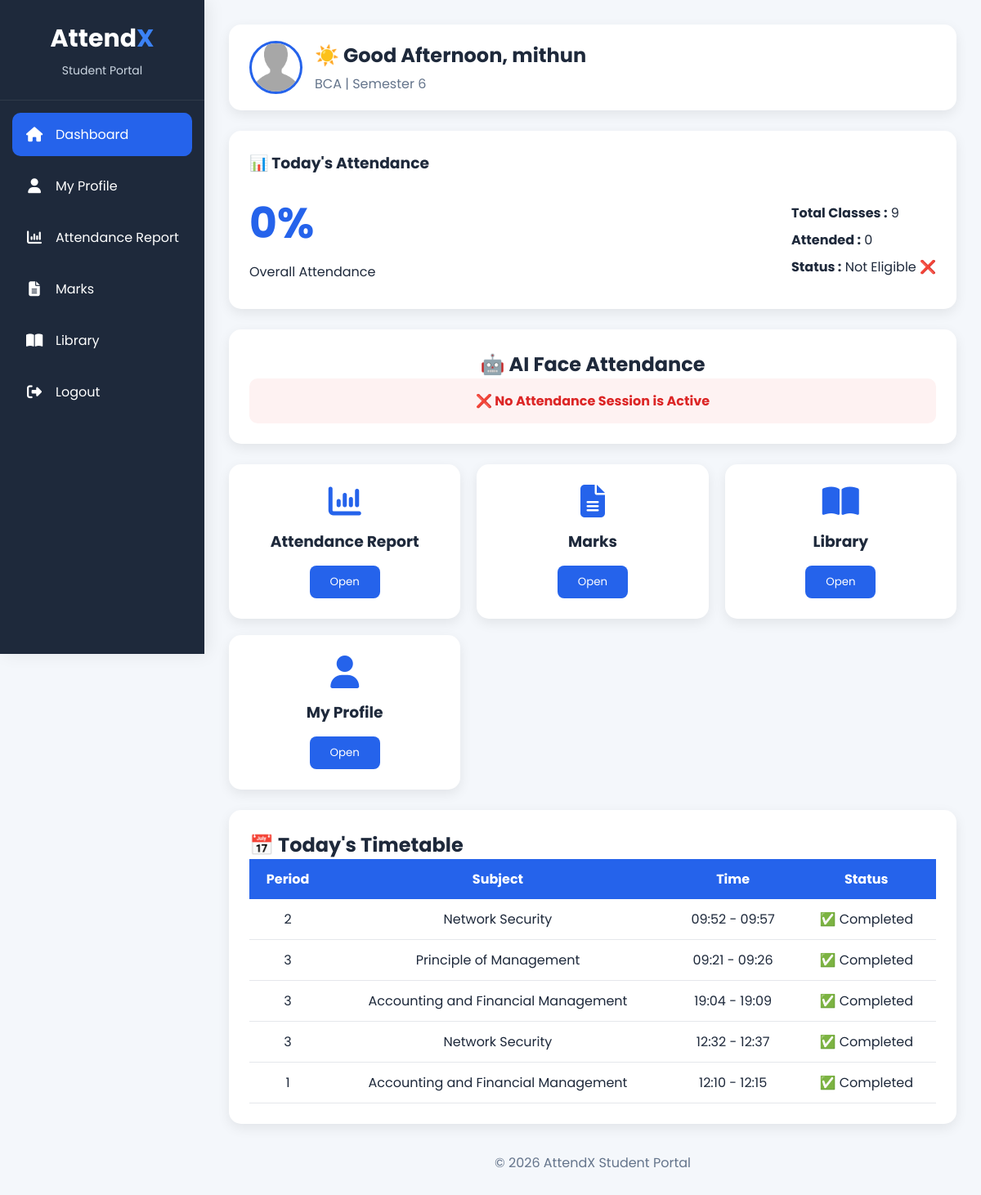
/student_dashboard/ (signed in), run on an earlier commit of the app's database.
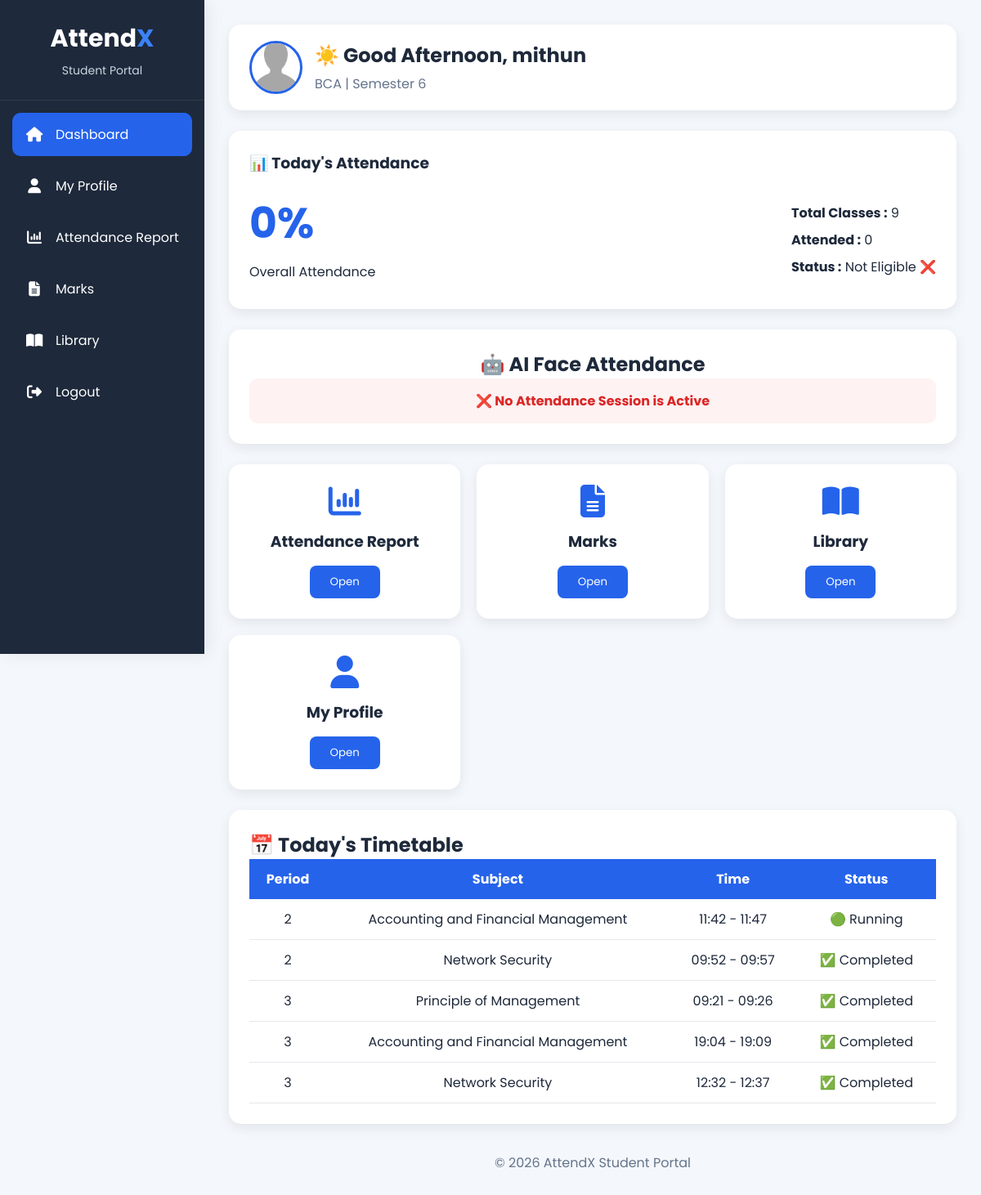
And on a later commit of the database.
### accounts/models.py (models this page shows, shortened)
class Student(models.Model):
    user = models.OneToOneField(User, on_delete=models.CASCADE)
    student_master = models.ForeignKey(StudentMaster, on_delete=models.CASCADE)
    full_name = models.CharField(max_length=100)
    university_roll_number = models.CharField(max_length=12, blank=True, null=True)
    registration_number = models.CharField(max_length=13, blank=True, null=True)
    class_roll_number = models.PositiveIntegerField()
    date_of_birth = models.DateField()
    semester = models.PositiveSmallIntegerField()
    session = models.CharField(max_length=20)
    gender = models.CharField(max_length=10)
    email = models.EmailField(unique=True)
    mobile = models.CharField(max_length=10)
    address = models.TextField(blank=True, null=True)
    profile_photo = models.ImageField(
    upload_to="profile_photos/",
    blank=True,
    null=True
)

class AttendanceSession(models.Model):
    teacher = models.ForeignKey(
        Teacher,
        on_delete=models.CASCADE
    )
    semester = models.PositiveSmallIntegerField()
    subject = models.CharField(max_length=100)
    period = models.CharField(max_length=20)
    start_time = models.DateTimeField(auto_now_add=True)
    end_time = models.DateTimeField()
    active = models.BooleanField(default=True)
    duration = models.PositiveIntegerField(default=5)

### accounts/views.py (the view)
# urls.py: path('student_dashboard/', views.student_dashboard, name='student_dashboard'),
@login_required
def student_dashboard(request):
    student = Student.objects.get(user=request.user)
    active_session = AttendanceSession.objects.filter(
        semester=student.semester,
        end_time__gt=timezone.now()
    ).order_by("-start_time").first()
    schedules = AttendanceSession.objects.filter(
        semester=student.semester
    ).order_by("-start_time")[:5]
    total_classes = FaceAttendance.objects.filter(
        student=student
    ).count()
    present_classes = FaceAttendance.objects.filter(
        student=student,
        status="Present"
    ).count()
    if total_classes > 0:
        attendance_percentage = round(
            (present_classes / total_classes) * 100
        )
    else:
        attendance_percentage = 0
    context = {
        "student": student,
        "active_session": active_session,
        "schedules": schedules,
        "total_classes": total_classes,
        "present_classes": present_classes,
        "attendance_percentage": attendance_percentage,
        "now": timezone.now(),
    }
    return render(
        request,
        "student_dashboard.html",
        context
    )

### templates/student_dashboard.html (shortened to what this page needs)
{% load static %}
<!DOCTYPE html>
<html lang="en">
<head>
    <link rel="stylesheet" href="{% static 'assets/css/student_dashboard.css' %}">
    <link rel="stylesheet"
        href="https://cdnjs.cloudflare.com/ajax/libs/font-awesome/6.5.2/css/all.min.css">
</head>
<body>
<div class="sidebar" id="sidebar">
    <div class="logo">
        <h2>Attend<span>X</span></h2>
        <p>Student Portal</p>
    </div>
    <ul>
        <li class="active">
            <i class="fa-solid fa-house"></i>
            <span>Dashboard</span>
        </li>
        <li onclick="window.location.href='/profile/'">
            <i class="fa-solid fa-user"></i>
            <span>My Profile</span>
        </li>
        <li onclick="window.location.href='{% url 'attendance' %}'">
            <i class="fa-solid fa-chart-column"></i>
            <span>Attendance Report</span>
        </li>
        <li onclick="window.location.href='/marks/'">
            <i class="fa-solid fa-file-lines"></i>
            <span>Marks</span>
        </li>
        <li onclick="window.location.href='/library/'">
            <i class="fa-solid fa-book-open"></i>
            <span>Library</span>
        </li>
        <li onclick="window.location.href='/login/'">
            <i class="fa-solid fa-right-from-bracket"></i>
            <span>Logout</span>
        </li>
    </ul>
</div>
<div class="main">
<div class="topbar">
    <div class="student-info">
        {% if student.profile_photo %}
            <img src="{{ student.profile_photo.url }}" alt="Student">
        {% else %}
            <img src="{% static 'assets/images/Defaultpic.png' %}" alt="Student">
        {% endif %}
        <div>
            <h2 id="greeting">
            </h2>
            <p>BCA | Semester {{ student.semester }}</p>
        </div>
    </div>
</div>
<div class="attendance-box">
    <h3>📊 Today's Attendance</h3>
    <div class="attendance-details">
        <div>
            <h1>{{ attendance_percentage }}%</h1>
            <p>Overall Attendance</p>
        </div>
        <div>
            <p><b>Total Classes :</b> {{ total_classes }}</p>
            <p><b>Attended :</b> {{ present_classes }}</p>
            {% if attendance_percentage >= 75 %}
                <p><b>Status :</b> Eligible ✅</p>
            {% else %}
                <p><b>Status :</b> Not Eligible ❌</p>
            {% endif %}
        </div>
    </div>
</div>
<div class="face-box">
    <h2>🤖 AI Face Attendance</h2>
    {% if active_session %}
    <div id="sessionTimer" style="
        background:#fee2e2;
        color:#b91c1c;
        padding:12px;
        margin:15px 0;
        border-radius:10px;
        text-align:center;
        font-size:18px;
        font-weight:bold;
    ">
        ⏳ Time Left :
        <span id="timer"></span>
    </div>
    <p><b>Semester :</b> {{ active_session.semester }}</p>
    <p><b>Subject :</b> {{ active_session.subject }}</p>
    <p><b>Period :</b> {{ active_session.period }}</p>
    <div class="camera-box">
        <div class="camera-circle">
            <video
                id="video"
                autoplay
                playsinline>
            </video>
        </div>
        <p class="camera-text">
            😊 Place your face inside the circle
        </p>
    </div>
    <button
        type="button"
        id="captureBtn"
        class="capture-btn">
        📷 Capture Face
    </button>
    <canvas
        id="canvas"
        style="display:none;">
    </canvas>
    <form
        id="attendanceForm"
        method="POST"
        action="{% url 'face_attendance' %}">
        {% csrf_token %}
        <input
            type="hidden"
            name="session_id"
            value="{{ active_session.id }}">
        <input
            type="hidden"
            name="image"
            id="image">
        <button
            type="submit"
            class="scan-btn">
            🤖 Verify & Mark Attendance
        </button>
    </form>
    {% else %}
    <div style="
        background:#fef2f2;
        color:#dc2626;
        padding:15px;
        border-radius:10px;
        text-align:center;
        font-weight:bold;
    ">
        ❌ No Attendance Session is Active
    </div>
    {% endif %}
</div>
<div class="quick-grid">
    <div class="quick-card">
        <i class="fa-solid fa-chart-column"></i>
        <h3>Attendance Report</h3>
        <button
            onclick="window.location.href='{% url 'attendance' %}'">
            Open
        </button>
    </div>
    <div class="quick-card">
        <i class="fa-solid fa-file-lines"></i>
        <h3>Marks</h3>
        <button
            onclick="window.location.href='/marks/'">
            Open
        </button>
    </div>
    <div class="quick-card">
        <i class="fa-solid fa-book-open"></i>
        <h3>Library</h3>
        <button
            onclick="window.location.href='/library/'">
            Open
        </button>
    </div>
    <div class="quick-card">
        <i class="fa-solid fa-user"></i>
        <h3>My Profile</h3>
        <button
            onclick="window.location.href='/profile/'">
            Open
        </button>
    </div>
</div>
<div class="timetable">
    <h2>📅 Today's Timetable</h2>
    <table>
        <thead>
<tr>
    <th>Period</th>
    <th>Subject</th>
    <th>Time</th>
    <th>Status</th>
</tr>
</thead>
<tbody>
        {% for session in schedules %}
        <tr>
            <td>{{ session.period }}</td>
            <td>{{ session.subject }}</td>
            <td>
                {{ session.start_time|time:"H:i" }}
                -
                {{ session.end_time|time:"H:i" }}
            </td>
            <td>
                {% if session.active %}
                    🟢 Running
                {% elif session.end_time < now %}
                    ✅ Completed
                {% else %}
                    ⏳ Upcoming
                {% endif %}
            </td>
        </tr>
        {% empty %}
        <tr>
            <td colspan="4">
                No Schedule Available
            </td>
        </tr>
        {% endfor %}
        </tbody>
    </table>
</div>
<footer style="text-align:center;margin-top:35px;color:#64748b;">
    © 2026 AttendX Student Portal
</footer>
</div>
</body>
</html>

### static/assets/css/student_dashboard.css (style rules this page uses)
* { margin:0; padding:0; box-sizing:border-box; font-family:'Poppins',sans-serif; }
html { scroll-behavior:smooth; }
body { background:#f4f7fb; color:#1e293b; }
.sidebar { position: fixed; top: 0; left: 0; width:250px; height:100vh; background:#1e293b; color:#fff; overflow-y:auto; transition:.35s; z-index:1000; box-shadow:4px 0 20px rgba(0,0,0,.08); }
.logo { text-align:center; padding:25px 15px; border-bottom:1px solid rgba(255,255,255,.08); }
.logo h2 { font-size:30px; font-weight:700; }
.logo span { color:#3b82f6; }
.logo p { color:#cbd5e1; margin-top:6px; font-size:14px; }
.sidebar ul { list-style:none; padding:15px; }
.sidebar ul li { display:flex; align-items:center; gap:15px; padding:14px 16px; margin-bottom:10px; border-radius:10px; cursor:pointer; transition:.3s; }
.sidebar ul li.active { background:#2563eb; }
.sidebar ul li i { width:22px; text-align:center; font-size:18px; }
.main { margin-left:250px; padding:30px; }
.topbar { background:#fff; border-radius:15px; padding:20px 25px; display:flex; justify-content:space-between; align-items:center; box-shadow:0 5px 15px rgba(0,0,0,.08); margin-bottom:25px; }
.student-info { display:flex; align-items:center; gap:15px; }
.student-info img { width:65px; height:65px; border-radius:50%; object-fit:cover; border:3px solid #2563eb; }
.student-info h2 { font-size:24px; margin-bottom:5px; }
.student-info p { color:#64748b; }
.attendance-box { background:#fff; padding:25px; border-radius:15px; box-shadow:0 5px 15px rgba(0,0,0,.08); margin-bottom:25px; }
.attendance-box h3 { margin-bottom:20px; }
.attendance-details { display:flex; justify-content:space-between; align-items:center; flex-wrap:wrap; gap:20px; }
.attendance-details h1 { font-size:52px; color:#2563eb; }
.attendance-details p { margin:8px 0; }
.face-box { background:#fff; padding:25px; border-radius:15px; box-shadow:0 5px 15px rgba(0,0,0,.08); text-align:center; margin-bottom:25px; }
.quick-grid { display:grid; grid-template-columns:repeat(auto-fit,minmax(220px,1fr)); gap:20px; margin-bottom:25px; }
.quick-card { background:#fff; border-radius:15px; padding:25px; text-align:center; box-shadow:0 5px 15px rgba(0,0,0,.08); transition:.3s; }
.quick-card i { font-size:40px; color:#2563eb; margin-bottom:15px; }
.quick-card h3 { margin-bottom:15px; }
.quick-card button { padding:10px 25px; border:none; border-radius:8px; background:#2563eb; color:#fff; cursor:pointer; }
.timetable { background:#fff; padding:25px; border-radius:15px; box-shadow:0 5px 15px rgba(0,0,0,.08); }
.timetable table { width:100%; border-collapse:collapse; }
.timetable th { background:#2563eb; color:#fff; padding:12px; }
.timetable td { padding:12px; text-align:center; border-bottom:1px solid #e5e7eb; }
.topbar, .attendance-box, .face-box, .quick-card, .timetable { transition:.3s ease; }

What changed in the data, as far as the page shows it:
no longer on this page (row unchanged): AttendanceSession: period "1", subject "Accounting and Financial Management", start_time "12:10", end_time "12:15", active "✅ Completed"
added AttendanceSession: period "2", subject "Accounting and Financial Management", start_time "11:42", end_time "11:47", active "🟢 Running"
